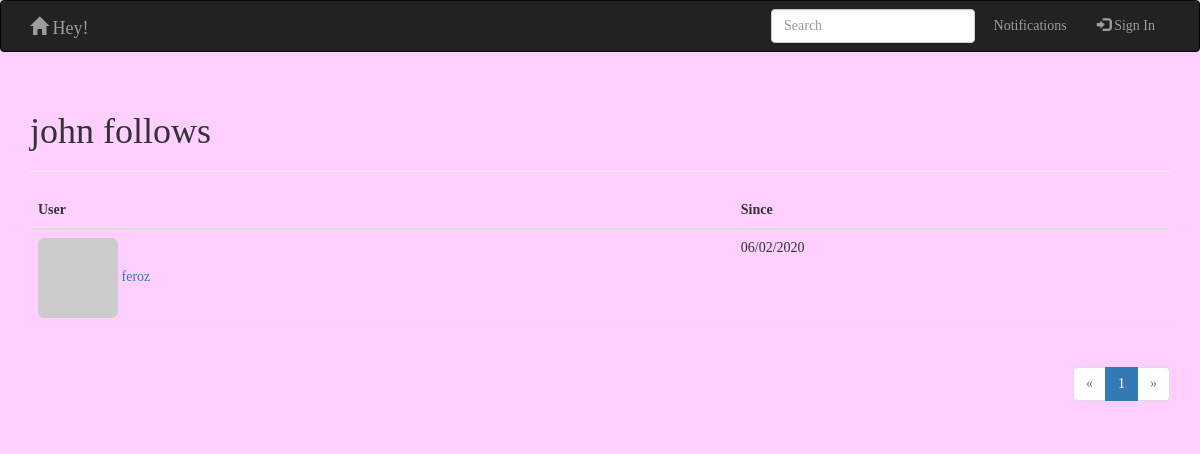
Screenshot of /followed/john with the database file from the repository.
### app/models.py (models this page shows, shortened)
class User(UserMixin,db.Model):
    __tablename__ = 'users'
    id = db.Column(db.Integer, primary_key=True)
    email = db.Column(db.String(64), unique=True, index=True)
    username = db.Column(db.String(64), unique=True, index=True)
    password_hash = db.Column(db.String(128))
    role_id = db.Column(db.Integer, db.ForeignKey('roles.id'))
    name = db.Column(db.String(64))
    location = db.Column(db.String(64))
    about_me = db.Column(db.Text())
    member_since = db.Column(db.DateTime(),default=datetime.utcnow)
    last_seen = db.Column(db.DateTime(),default=datetime.utcnow)
    avatar_hash = db.Column(db.String(32))
    posts = db.relationship('Post', backref='author', lazy='dynamic')
    followed = db.relationship('Follow',backref=db.backref('follower',lazy = 'joined'),lazy='dynamic',cascade='all,delete-orphan',foreign_keys=[Follow.follower_id])
    followers = db.relationship('Follow', backref=db.backref('followed', lazy='joined'), lazy='dynamic',
                               cascade='all,delete-orphan', foreign_keys=[Follow.followed_id])
    def gravatar(self, size=100, default='identicon', rating='g'):
        if request.is_secure:
            url = 'https://secure.gravatar.com/avatar'
        else:
            url = 'http://www.gravatar.com/avatar'
        hash = self.avatar_hash or hashlib.md5(self.email.encode('utf-8')).hexdigest()
        return '{url}/{hash}?s={size}&d={default}&r={rating}'.format(
            url=url, hash=hash, size=size, default=default, rating=rating)
    @property
    def password(self):
        raise AttributeError('password is not a readable attribute')

class Follow(db.Model):
    __tablename__ = 'follows'
    follower_id = db.Column(db.Integer, db.ForeignKey('users.id'),primary_key=True)
    followed_id = db.Column(db.Integer, db.ForeignKey('users.id'),primary_key=True)
    timestamp = db.Column(db.DateTime, default=datetime.utcnow)

### app/main/hello.py (the view)
@main.route('/followed/<username>')
def followed(username):
    user = User.query.filter_by(username=username).first()
    if user is None:
        flash('Invalid user.')
        return redirect(url_for('.index'))
    page = request.args.get('page', 1, type=int)
    pagination = user.followed.paginate(
        page, per_page=current_app.config['FLASKY_POSTS_PER_PAGE'],error_out=False)
    followed = [{'user': item.followed, 'timestamp': item.timestamp} for item in pagination.items]
    return render_template('followed.html', user=user, title="follows",endpoint='.followed', pagination=pagination, followed=followed)

### app/auth/views.py (called while the page is built)
@auth.before_app_request
def before_request():
    if current_user.is_authenticated:
        current_user.ping()

### app/main/__init__.py (called while the page is built)
@main.app_context_processor
def inject_permissions():
    return dict(Permission=models.Permission)

### app/templates/followed.html (shortened to what this page needs)
{% extends "base.html" %}
{% import "_macros.html" as macros %}
{% block page_content %}
<div class="page-header">
    <h1>{{ user.username }} {{ title }}</h1>
</div>
<table class="table table-hover followers">
    <thead><tr><th>User</th><th>Since</th></tr></thead>
    {% for follow in followed %}
    {% if follow.user != user %}
    <tr>
        <td>
            <a href="{{ url_for('.user', username = follow.user.username) }}">
                <img class="img-rounded" src="{{ follow.user.gravatar(size=32) }}">
                {{ follow.user.username }}
            </a>
        </td>
        <td>{{ moment(follow.timestamp).format('L') }}</td>
    </tr>
    {% endif %}
    {% endfor %}
</table>
<div class="pagination">
    {{ macros.pagination_widget(pagination, endpoint, username = user.username) }}
</div>
{% endblock %}

### app/static/styles.css (style rules this page uses)
* { font-family:Verdana; }
body { background-color: #FFCFFF; }
div.pagination { width: 100%; text-align: right; padding: 0px; margin: 0px; }
.table.followers tr { border-bottom: 1px solid #e0e0e0; }

### rows the page displays
User: username "john"
User: user.username "feroz"
Follow: timestamp "06/02/2020"

### other values shown
{{ title }} "follows"
{{ p }} "1"
